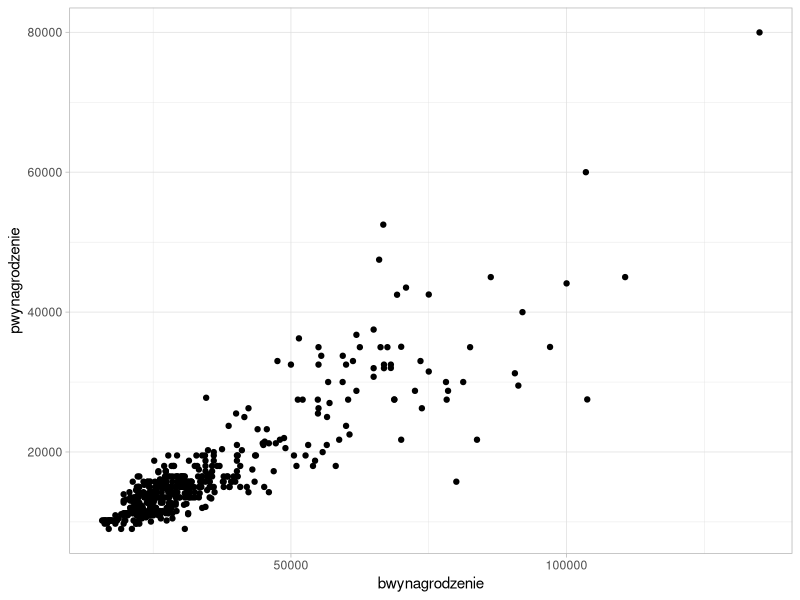
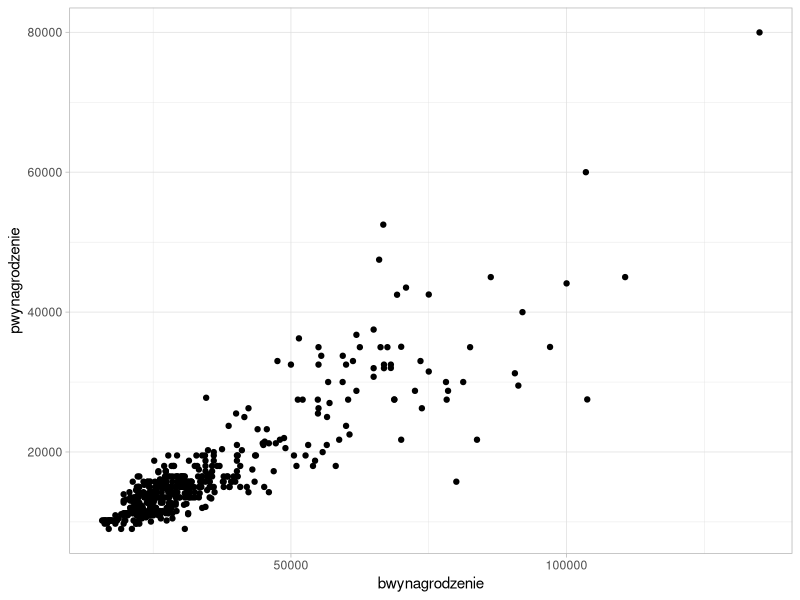

Source code (R) for these figures, in order:
## ---- chunk 1
#| echo: false
#| message: false
#| warning: false

options(scipen = 10)

library(tidyverse)

dane <- readxl::read_excel("data/pracownicy.xlsx")
## ---- chunk 2
#| echo: false
#| label: tbl-cars
#| tbl-cap: Statystyki samochodów


knitr::kable(head(cars))
## ---- chunk 3
#| echo: false
#| label: fig-wynagrodzenie
#| fig-cap: Porównanie bieżącego i początkowego wynagrodzenia pracowników

ggplot(dane, aes(x=bwynagrodzenie, y=pwynagrodzenie)) +
  geom_point() +
  theme_light()

ggsave("figs/wynagrodzenie.png")

